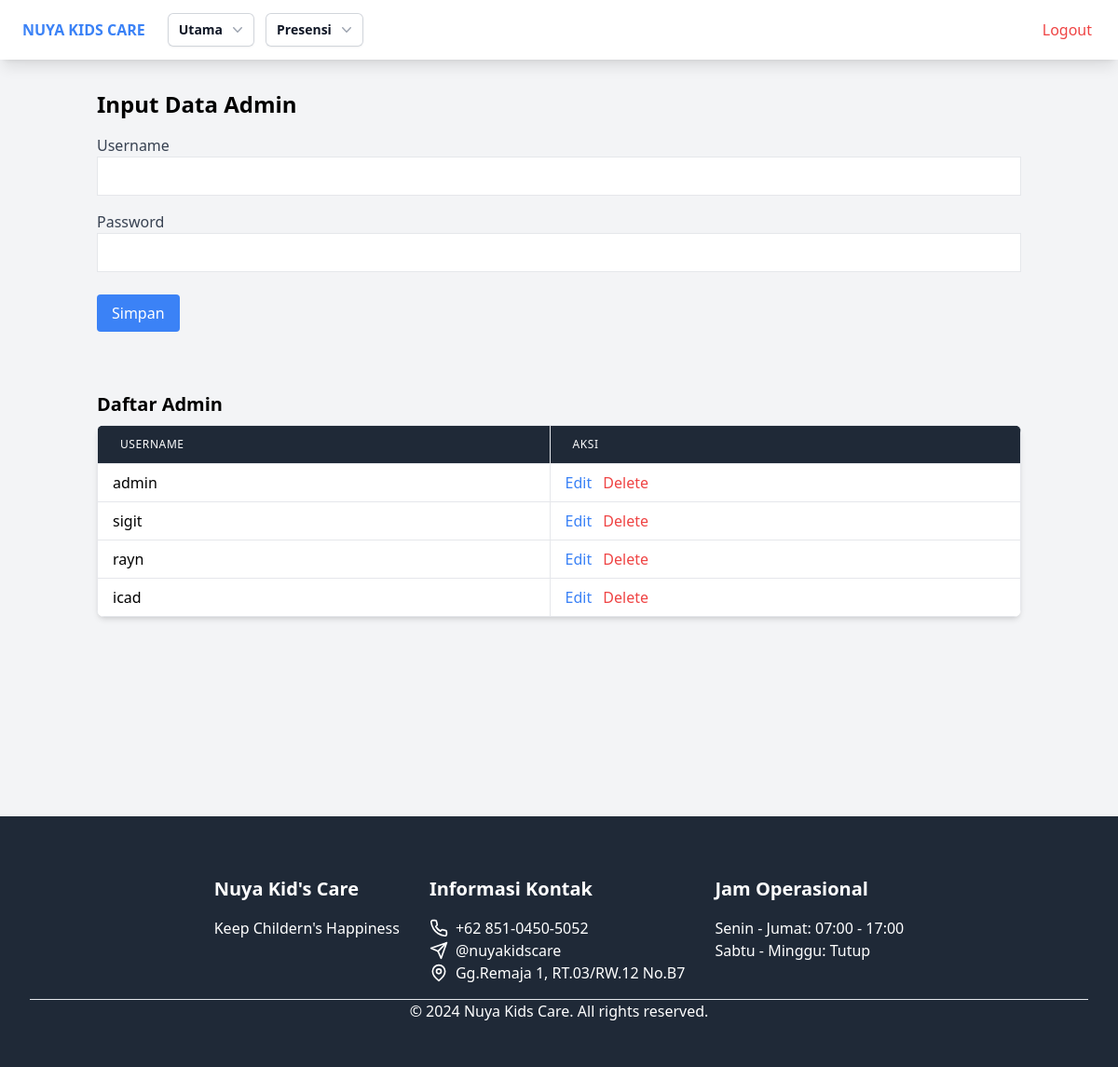
/master/admin.php (signed in), run on the app's committed database.
### tables this page shows
CREATE TABLE `users` (
  `id` int NOT NULL,
  `username` varchar(50) NOT NULL,
  `password` varchar(255) NOT NULL,
  `role` enum('admin','user') NOT NULL
);

### master/admin.php (the view, shortened to what this page needs)
<?php
require_once '../db.php';
$stmtAdmin = $pdo->query("SELECT id, username FROM users WHERE role = 'admin'");
$adminList = $stmtAdmin->fetchAll(PDO::FETCH_ASSOC);
$editId = isset($_GET['edit_id']) ? $_GET['edit_id'] : null;
$editUsername = '';
$editPassword = '';
?>
<!DOCTYPE html>
<html lang="en">
<head>
    <link href="../output.css" rel="stylesheet">
</head>
<body class="bg-gray-100">
    <div class="container mx-auto">
    <?php include '../navbar.php'; ?>
    </div>
    <div class="container mx-auto p-4">
    <section class="hero py-12">
        <h1 class="text-2xl font-bold mb-4">Input Data Admin</h1>
        <form method="POST" action="admin.php" class="mb-4">
            <?php if ($editId): ?>
                <input type="hidden" name="action" value="update">
                <input type="hidden" name="id" value="<?php echo $editId; ?>">
                <div class="mb-4">
                    <label for="edit_username" class="block text-gray-700">Username</label>
                    <input type="text" name="edit_username" id="edit_username" class="border p-2 w-full" value="<?php echo $editUsername; ?>" required>
                </div>
                <div class="mb-4">
                    <label for="edit_username" class="block text-gray-700">Password</label>
                    <input type="text" name="edit_password" id="edit_password" class="border p-2 w-full" value="<?php echo $editPassword; ?>" required>
                </div>
                <button type="submit" class="mt-2 bg-yellow-500 text-white px-4 py-2 rounded">Update</button>
                <a href="admin.php" class="ml-2 text-gray-600">Batal</a>
            <?php else: ?>
                <div class="mb-4">
                    <label for="username" class="block text-gray-700">Username</label>
                    <input type="text" name="username" id="username" class="border p-2 w-full" required>
                </div>
                <div class="mb-4">
                    <label for="username" class="block text-gray-700">Password</label>
                    <input type="text" name="password" id="password" class="border p-2 w-full" required>
                </div>
                <button type="submit" class="mt-2 bg-blue-500 text-white px-4 py-2 rounded">Simpan</button>
            <?php endif; ?>
        </form>
    </section>
        <div class="mb-4">
            <h2 class="text-xl font-bold mb-2">Daftar Admin</h2>
            <table class="min-w-full divide-y divide-gray-200 shadow-md rounded-lg overflow-hidden">
                <thead class="bg-gray-800">
                    <tr>
                        <th class="border px-6 py-3 text-left text-xs font-medium text-white uppercase tracking-wider">Username</th>
                        <th class="border px-6 py-3 text-left text-xs font-medium text-white uppercase tracking-wider">Aksi</th>
                    </tr>
                </thead>
                <tbody class="bg-white divide-y divide-gray-200">
                    <?php foreach ($adminList as $admin): ?>
                        <tr>
                            <td class="border border-gray-200 px-4 py-2"><?php echo $admin['username']; ?></td>
                            <td class="border border-gray-200 px-4 py-2">
                                <a href="admin.php?edit_id=<?php echo $admin['id']; ?>" class="text-blue-500 hover:text-blue-700">Edit</a>
                                <form method="POST" action="admin.php" class="inline-block" onsubmit="return confirm('Apakah Anda yakin ingin menghapus data admin ini?');">
                                    <button type="submit" class="text-red-500 hover:text-red-700 ml-2">Delete</button>
                                </form>
                            </td>
                        </tr>
                    <?php endforeach; ?>
                </tbody>
            </table>
        </div>
    </div>
    <?php include '../footer.php'; ?>
</body>
</html>

### master/admin.php (style rules this page uses)
.hero { padding-top: 80px; }

### data on the page
users: username "admin"
users: username "sigit"
users: username "rayn"
users: username "icad"
